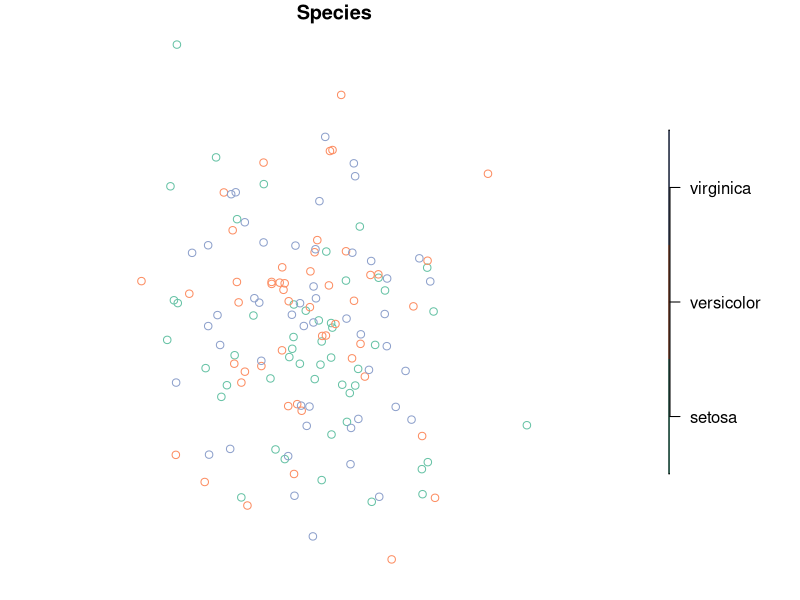

Write R code to recreate this figure.
## ---- chunk 1
library(dplyr)
library(sf)
## ---- chunk 2
iris_sf_wgs<- iris %>% 
  mutate(x = rnorm(dim(iris)[1],140,1),
         y = rnorm(dim(iris)[1],35,1)) %>% 
  st_as_sf(coords = c("x","y"),
           crs = 4326)
iris_sf_wgs %>% 
  head()
## ---- chunk 3
iris_sf_wgs %>% 
  st_transform(crs = 32654) %>% 
  head()
## ---- chunk 4
plot(iris_sf_wgs %>% select(Species))
